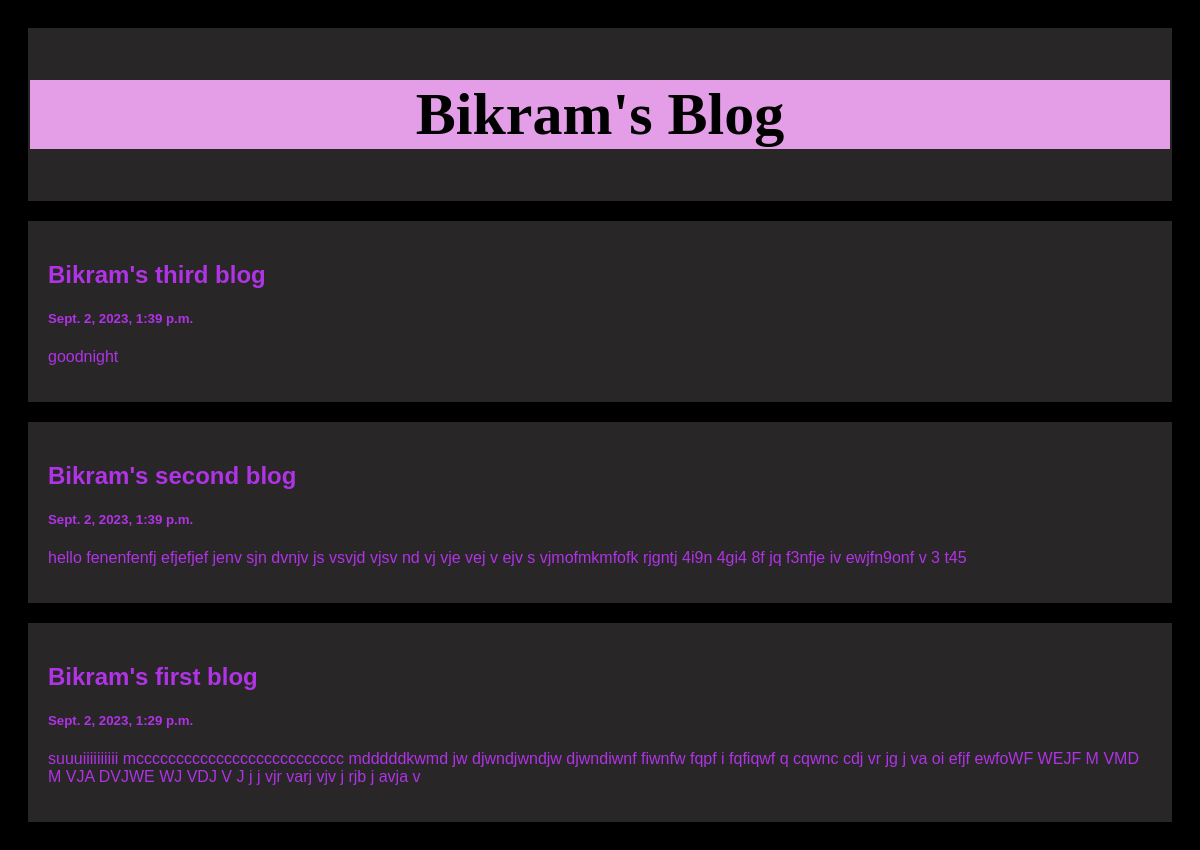
The page / on the database its author committed.
### posts/models.py (models this page shows)
class Post(models.Model):
    title = models.CharField(max_length=100)
    body = models.CharField(max_length=5000)
    created_at = models.DateTimeField(default=datetime.now, blank=True )

### posts/views.py (the view)
# urls.py: path('', views.index, name='index'),
def index(request):
    posts = Post.objects.all()
    return render (request, 'index.html', {'posts': posts})

### templates/index.html (shortened to what this page needs)
<!DOCTYPE html>
<html>
<head>
</head>
<body>
<div class="header">
  <h2 style="color:rgb(0, 0, 0);background-color: rgb(228, 158, 231);font-size: 60px;font-family:cursive;">Bikram's Blog</h2>
</div>
<div class="row">
  <div class="leftcolumn">
    {% for post in posts reversed %}
    <div class="card">
      <a style="text-decoration: none; color: rgb(176, 51, 230);" >
        <h2>{{post.title}}</h2>
        <h5>{{post.created_at}}</h5>
        <p>{{post.body}}</p>
      </a>
    </div>
    {% endfor %}
  </div>
</div>
</body>
</html>

### templates/index.html (style rules this page uses)
* { box-sizing: border-box; }
body { font-family: Arial; padding: 20px; background: #000000; }
.header { padding: 2px; font-size: 40px; text-align: center; background: rgb(40, 38, 38); }
.leftcolumn { float: left; width: 100%; }
.card { background-color: rgb(40, 38, 38); padding: 20px; margin-top: 20px; }
.row:after { content: ""; display: table; clear: both; }

### rows shown on the page
Post: title "Bikram's third blog", created_at "Sept. 2, 2023, 1:39 p.m.", body "goodnight"
Post: title "Bikram's second blog", created_at "Sept. 2, 2023, 1:39 p.m.", body "hello fenenfenfj efjefjef jenv sjn dvnjv js vsvjd vjsv nd vj vje vej v ejv s vjmofmkmfofk rjgntj 4i9n 4gi4 8f jq f3nfje iv ewjfn9onf v 3 t45"
Post: title "Bikram's first blog", created_at "Sept. 2, 2023, 1:29 p.m.", body "suuuiiiiiiiiii mcccccccccccccccccccccccccc mdddddkwmd jw djwndjwndjw djwndiwnf fiwnfw fqpf i fqfiqwf q cqwnc cdj vr jg j va oi efjf ewfoWF WEJF M VMD M VJA DVJWE WJ VDJ V J j j vjr varj vjv j rjb j avja v"
